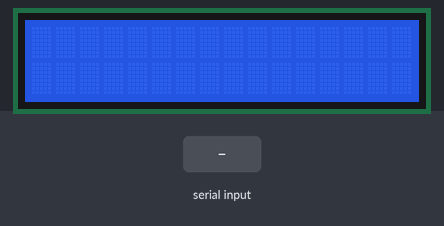
Recording of a sketch running on a simulated ESP32. Shown: 16×2 character LCD. Inputs (shaded band) come from the test bench. Nothing arrives over Bluetooth unless stated; what the sketch prints to the serial monitor is not drawn.

Above: at 1.2 s.
1.3 s: "1" received over the second serial link
At 2.1 s:
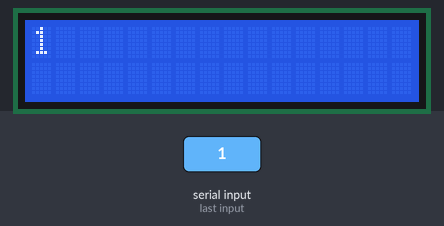
2.8 s: "0" received over the second serial link
At 3.1 s:
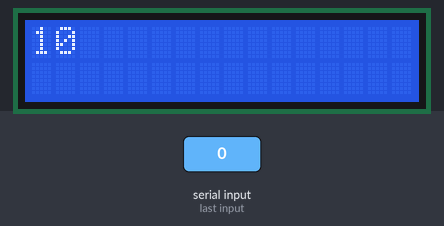
Timing chart, 0 to 5.8 s (numbered marks = the images above; inputs shaded):
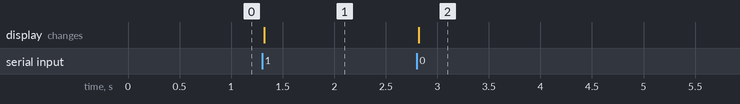

The sketch:

Bluetooth2LCD_basico.ino
```cpp
#include <BluetoothSerial.h>
#include <Wire.h>
#include <hd44780.h>
#include <hd44780ioClass/hd44780_I2Cexp.h>

BluetoothSerial bt;
hd44780_I2Cexp lcd;

void setup() {
  Serial.begin(115200);
  bt.begin("ESP32 WROOM");
  Serial.print("Device ready");

  int status;
  status = lcd.begin(16, 2);
  if (status != 0)
  {
    hd44780::fatalError(status);    // Ya no vuelve, se queda aquí
  }
  lcd.clear();
}

void loop() {
  if (Serial.available()) {
    bt.write(Serial.read());
  }

  if (bt.available()) {
    char c = bt.read();

    // Descarta caracteres no visibles (0..31)
    if (c > 31) {
      lcd.write (c);
    }
  }
  delay(20);
}
```

Measured:
- after the input at 1.3 s, the display: changes at once (image 1)
- after the input at 2.8 s, the display: changes at once (image 2)
